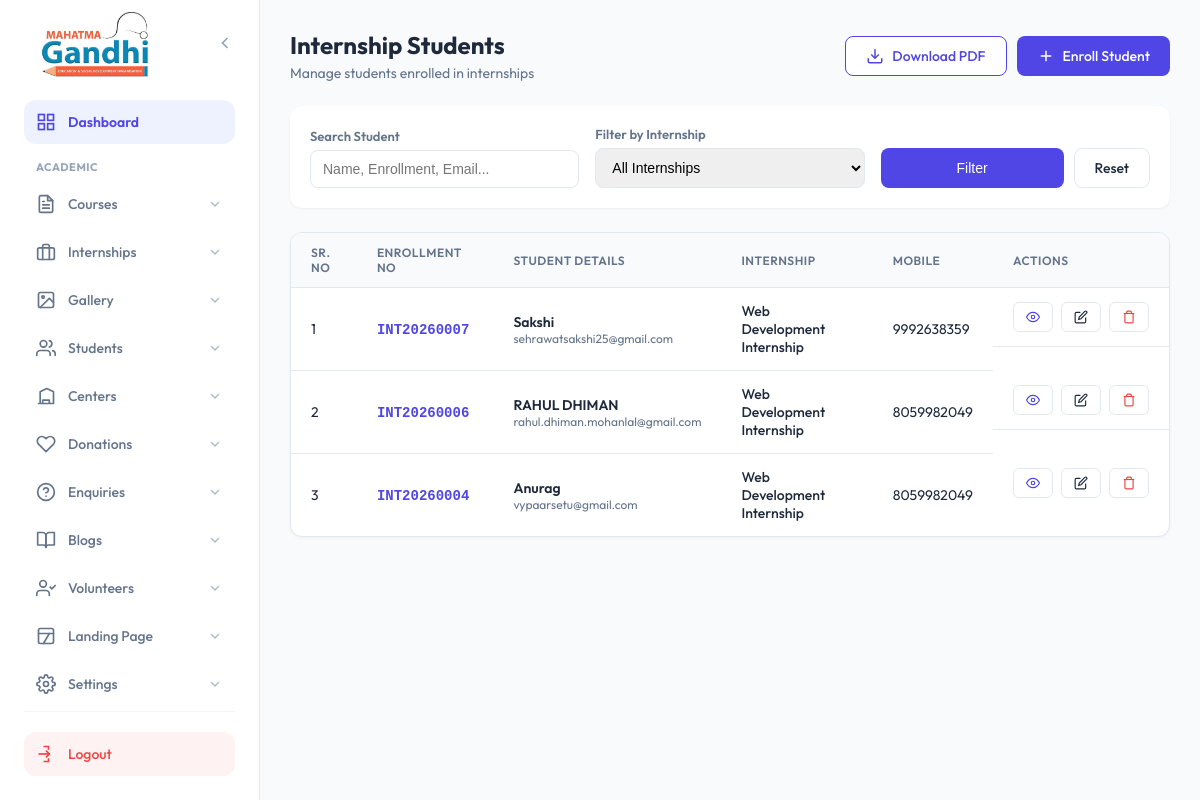
The app's page /admin/internships/student-list.php with its own data.
### tables this page shows
CREATE TABLE `internship_enrollments` (
  `id` int(11) NOT NULL AUTO_INCREMENT,
  `enrollment_no` varchar(20) DEFAULT NULL,
  `internship_id` int(11) NOT NULL,
  `session_id` int(11) DEFAULT NULL,
  `full_name` varchar(255) NOT NULL,
  `father_name` varchar(255) NOT NULL,
  `mother_name` varchar(255) NOT NULL,
  `dob` date NOT NULL,
  `category` varchar(50) NOT NULL,
  `admission_mode` varchar(20) DEFAULT 'Online',
  `student_photo` varchar(255) DEFAULT NULL,
  `student_sign` varchar(255) DEFAULT NULL,
  `mobile` varchar(15) NOT NULL,
  `alt_mobile` varchar(15) DEFAULT NULL,
  `email` varchar(255) NOT NULL,
  `password` varchar(255) DEFAULT NULL,
  `pincode` varchar(10) NOT NULL,
  `country` varchar(100) NOT NULL,
  `state` varchar(100) NOT NULL,
  `city` varchar(100) NOT NULL,
  `address` text NOT NULL,
  `highest_qual` varchar(100) DEFAULT NULL,
  `school_name` varchar(255) DEFAULT NULL,
  `board_university` varchar(255) DEFAULT NULL,
  `passing_year` int(11) DEFAULT NULL,
  `percentage` varchar(10) DEFAULT NULL,
  `computer_knowledge` varchar(50) DEFAULT NULL,
  `typing_speed` varchar(50) DEFAULT NULL,
  `prev_course_done` tinyint(1) DEFAULT 0,
  `prev_enroll_no` varchar(50) DEFAULT NULL,
  `prev_course_name` varchar(255) DEFAULT NULL,
  `prev_course_session` varchar(50) DEFAULT NULL,
  `aadhar_no` varchar(20) DEFAULT NULL,
  `aadhar_file` varchar(255) DEFAULT NULL,
  `edu_cert_file` varchar(255) DEFAULT NULL,
  `course_fee` decimal(10,2) DEFAULT NULL,
  `payment_status` enum('pending','success','failed') DEFAULT 'pending',
  `razorpay_payment_id` varchar(255) DEFAULT NULL,
  `razorpay_order_id` varchar(255) DEFAULT NULL,
  `created_at` timestamp NULL DEFAULT current_timestamp(),
  PRIMARY KEY (`id`),
  UNIQUE KEY `enrollment_no` (`enrollment_no`)
);

CREATE TABLE `internships` (
  `id` int(11) NOT NULL AUTO_INCREMENT,
  `title` varchar(255) NOT NULL,
  `slug` varchar(255) NOT NULL,
  `description` text DEFAULT NULL,
  `fees` longtext DEFAULT NULL CHECK (json_valid(`fees`)),
  `duration_value` int(11) DEFAULT NULL,
  `duration_type` varchar(50) DEFAULT NULL,
  `featured_image` varchar(255) DEFAULT NULL,
  `meta_title` varchar(255) DEFAULT NULL,
  `meta_desc` text DEFAULT NULL,
  `meta_keywords` text DEFAULT NULL,
  `is_active` tinyint(1) DEFAULT 1,
  `created_at` timestamp NULL DEFAULT current_timestamp(),
  `updated_at` timestamp NULL DEFAULT current_timestamp() ON UPDATE current_timestamp(),
  PRIMARY KEY (`id`),
  UNIQUE KEY `slug` (`slug`)
);

### admin/internships/student-list.php (the view, shortened to what this page needs)
<?php
$conn = getDbConnection();
$where_clauses = ["1=1"];
$params = [];
$types = "";
$where_sql = implode(" AND ", $where_clauses);
$limit = 10;
$page = isset($_GET['page']) ? intval($_GET['page']) : 1;
$offset = ($page - 1) * $limit;
$sql = "SELECT e.*, i.title as internship_title
        FROM internship_enrollments e
        LEFT JOIN internships i ON e.internship_id = i.id
        WHERE $where_sql
        ORDER BY e.created_at DESC
        LIMIT ?, ?";
$types .= "ii";
$params[] = $offset;
$params[] = $limit;
$stmt = $conn->prepare($sql);
if ($params) {
    $stmt->bind_param($types, ...$params);
}
$stmt->execute();
$result = $stmt->get_result();
?>
<!DOCTYPE html>
<html lang="en">
<head>
</head>
<body>
    <?php include __DIR__ . "/../sidebar.php"; ?>
    <main class="admin-content">
        <div class="admin-wrap">
            <div class="page-header">
                <div>
                    <h1 class="page-title">Internship Students</h1>
                    <p style="color:var(--muted); font-size:14px; margin-top:4px">Manage students enrolled in internships</p>
                </div>
                <div style="display:flex; gap:10px">
                    <a href="download-student-list-pdf.php?search=<?php echo urlencode($_GET['search'] ?? ''); ?>&internship_id=<?php echo $_GET['internship_id'] ?? ''; ?>" class="btn btn-secondary" style="border-color:#4f46e5; color:#4f46e5">
                        <svg width="18" height="18" fill="none" stroke="currentColor" stroke-width="2" viewBox="0 0 24 24"><path d="M21 15v4a2 2 0 0 1-2 2H5a2 2 0 0 1-2-2v-4"/><polyline points="7 10 12 15 17 10"/><line x1="12" y1="15" x2="12" y2="3"/></svg>
                        Download PDF
                    </a>
                    <a href="enroll-student.php" class="btn btn-primary">
                        <svg width="18" height="18" fill="none" stroke="currentColor" stroke-width="2" viewBox="0 0 24 24"><path d="M12 5v14M5 12h14"/></svg>
                        Enroll Student
                    </a>
                </div>
            </div>
            <div class="filter-card">
                <form method="GET" class="filter-form">
                    <div class="form-group">
                        <label>Search Student</label>
                        <input type="text" name="search" class="form-control" placeholder="Name, Enrollment, Email..." value="<?php echo htmlspecialchars($_GET['search'] ?? ''); ?>">
                    </div>
                    <div class="form-group">
                        <label>Filter by Internship</label>
                        <select name="internship_id" class="form-control">
                            <option value="">All Internships</option>
                        </select>
                    </div>
                    <div class="form-group" style="display:flex; gap:10px">
                        <button type="submit" class="btn btn-primary" style="flex:1">Filter</button>
                        <a href="student-list.php" class="btn btn-secondary">Reset</a>
                    </div>
                </form>
            </div>
            <div class="table-card">
                <table>
                    <thead>
                        <tr>
                            <th>Sr. No</th>
                            <th>Enrollment No</th>
                            <th>Student Details</th>
                            <th>Internship</th>
                            <th>Mobile</th>
                            <th>Actions</th>
                        </tr>
                    </thead>
                    <tbody>
                        <?php if ($result->num_rows > 0): ?>
                            <?php
                            $sr_no = $offset + 1;
                            while($row = $result->fetch_assoc()):
                            ?>
                                <tr>
                                    <td><?php echo $sr_no++; ?></td>
                                    <td>
                                        <span style="font-family:monospace;font-weight:600;color:var(--indigo)"><?php echo htmlspecialchars($row['enrollment_no']); ?></span>
                                    </td>
                                    <td>
                                        <div class="user-info">
                                            <span class="user-name"><?php echo htmlspecialchars($row['full_name']); ?></span>
                                            <span class="user-email"><?php echo htmlspecialchars($row['email']); ?></span>
                                        </div>
                                    </td>
                                    <td>
                                        <div style="font-weight:500"><?php echo htmlspecialchars($row['internship_title'] ?? 'N/A'); ?></div>
                                    </td>
                                    <td>
                                        <?php echo htmlspecialchars($row['mobile']); ?>
                                    </td>
                                    <td class="actions">
                                        <a href="view-student.php?id=<?php echo $row['id']; ?>" class="btn btn-sm btn-secondary" style="color:var(--indigo)" title="View">
                                            <svg width="14" height="14" fill="none" stroke="currentColor" stroke-width="2" viewBox="0 0 24 24"><path d="M1 12s4-8 11-8 11 8 11 8-4 8-11 8-11-8-11-8z"/><circle cx="12" cy="12" r="3"/></svg>
                                        </a>
                                        <a href="edit-student.php?id=<?php echo $row['id']; ?>" class="btn btn-sm btn-secondary" title="Edit">
                                            <svg width="14" height="14" fill="none" stroke="currentColor" stroke-width="2" viewBox="0 0 24 24"><path d="M11 4H4a2 2 0 0 0-2 2v14a2 2 0 0 0 2 2h14a2 2 0 0 0 2-2v-7"/><path d="M18.5 2.5a2.121 2.121 0 0 1 3 3L12 15l-4 1 1-4 9.5-9.5z"/></svg>
                                        </a>
                                        <a href="delete-student.php?id=<?php echo $row['id']; ?>" class="btn btn-sm btn-secondary" style="color:var(--error)" title="Delete" onclick="return confirm('Are you sure you want to delete this student?')">
                                            <svg width="14" height="14" fill="none" stroke="currentColor" stroke-width="2" viewBox="0 0 24 24"><polyline points="3 6 5 6 21 6"></polyline><path d="M19 6v14a2 2 0 0 1-2 2H7a2 2 0 0 1-2-2V6m3 0V4a2 2 0 0 1 2-2h4a2 2 0 0 1 2 2v2"></path></svg>
                                        </a>
                                    </td>
                                </tr>
                            <?php endwhile; ?>
                        <?php else: ?>
                            <tr><td colspan="6" style="text-align:center;padding:40px;color:var(--muted)">No internship students found.</td></tr>
                        <?php endif; ?>
                    </tbody>
                </table>
            </div>
        </div>
    </main>
</body>
</html>

### admin/internships/student-list.php (style rules this page uses)
:root { --active:#22c55e;--indigo:#4f46e5;--line:#e2e8f0;--text:#1e293b;--muted:#64748b;--bg:#f8fafc;--error:#ef4444 }
* { margin:0;padding:0;box-sizing:border-box }
body { font-family:'Outfit',system-ui,sans-serif;background:var(--bg);color:var(--text) }
.admin-content { margin-left:260px;min-height:100vh;padding:30px;transition:margin-left .3s ease }
.admin-wrap { max-width:1400px;margin:0 auto }
.page-header { display:flex;justify-content:space-between;align-items:center;margin-bottom:24px }
.page-title { font-size:24px;font-weight:700;color:var(--text) }
.filter-card { background:#fff;padding:20px;border-radius:12px;box-shadow:0 1px 3px rgba(0,0,0,0.05);margin-bottom:24px }
.filter-form { display:grid;grid-template-columns:repeat(auto-fit, minmax(200px, 1fr));gap:16px;align-items:end }
.form-group label { display:block;font-size:13px;font-weight:600;margin-bottom:6px;color:var(--muted) }
.form-control { width:100%;padding:10px 12px;border:1px solid var(--line);border-radius:8px;font-size:14px;transition:all 0.2s }
.btn { padding:10px 20px;border-radius:8px;font-weight:500;text-decoration:none;display:inline-flex;align-items:center;justify-content:center;gap:8px;font-size:14px;border:none;cursor:pointer;transition:all 0.2s }
.btn-primary { background:var(--indigo);color:#fff }
.btn-secondary { background:#fff;border:1px solid var(--line);color:var(--text) }
.table-card { background:#fff;border-radius:12px;overflow:hidden;box-shadow:0 1px 3px rgba(0,0,0,0.05);border:1px solid var(--line) }
table { width:100%;border-collapse:collapse;font-size:14px }
th { background:#f8fafc;padding:12px 20px;text-align:left;font-weight:600;color:var(--muted);border-bottom:1px solid var(--line);font-size:12px;text-transform:uppercase;letter-spacing:0.5px }
td { padding:14px 20px;border-bottom:1px solid var(--line);vertical-align:middle }
tr:last-child td { border-bottom:none }
.actions { display:flex;gap:8px }
.btn-sm { padding:6px 12px;font-size:12px;border-radius:6px;height:30px }
.user-info { display:flex;flex-direction:column }
.user-name { font-weight:600;color:var(--text) }
.user-email { font-size:12px;color:var(--muted) }

### admin/sidebar.php (style rules this page uses)
:root { --admin-primary: #4f46e5; --admin-primary-dark: #3730a3; --admin-primary-soft: #eef2ff; --admin-hover-bg: #f5f3ff; --text-main: #1e293b; --text-light: #64748b; --sidebar-w: 260px; --transition: all 0.3s cubic-bezier(0.4, 0, 0.2, 1); --shadow-glow: 0 10px 15px -3px rgba(79, 70, 229, 0.2); }

### records on screen
internship_enrollments: enrollment_no "INT20260007", full_name "Sakshi", email "sehrawatsakshi25@gmail.com", internship.title "Web Development Internship", mobile "9992638359"
internship_enrollments: enrollment_no "INT20260006", full_name "RAHUL DHIMAN", email "rahul.dhiman.mohanlal@gmail.com", internship.title "Web Development Internship", mobile "8059982049"
internship_enrollments: enrollment_no "INT20260004", full_name "Anurag", email "vypaarsetu@gmail.com", internship.title "Web Development Internship", mobile "8059982049"
